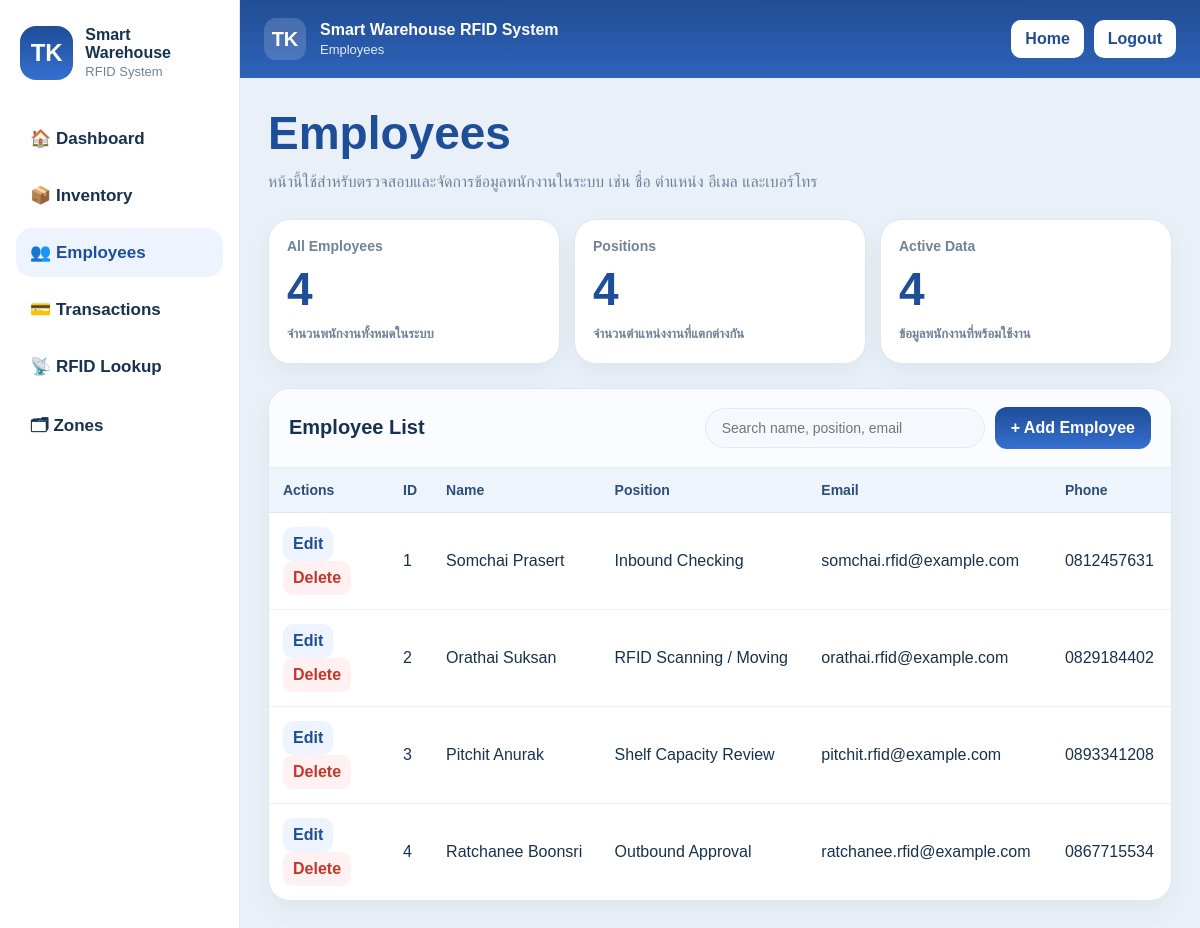
The page /smarthouse-rfid/employees.php (signed in) on the database its author committed.
### tables this page shows
CREATE TABLE `employees` (
  `employee_id` int(11) NOT NULL,
  `full_name` varchar(255) NOT NULL,
  `position_name` varchar(255) DEFAULT NULL,
  `phone` varchar(20) DEFAULT NULL,
  `email` varchar(255) DEFAULT NULL
);

### smarthouse-rfid/employees.php (the view, shortened to what this page needs)
<?php
require_once __DIR__ . '/config/db.php';
$sql = "
SELECT employee_id, full_name, position_name, email, phone
FROM employees
ORDER BY employee_id ASC
";
$employees = $pdo->query($sql)->fetchAll();
$totalEmployees = count($employees);
$positions = [];
foreach ($employees as $e) {
    if (!empty($e['position_name'])) $positions[$e['position_name']] = true;
}
require __DIR__ . '/includes/layout.php';
require __DIR__ . '/includes/header.php';
?>
<h1 class="page-title">Employees</h1>
<div class="page-sub">
  หน้านี้ใช้สำหรับตรวจสอบและจัดการข้อมูลพนักงานในระบบ เช่น ชื่อ ตำแหน่ง อีเมล และเบอร์โทร
</div>
<div class="summary-grid" style="grid-template-columns:repeat(3,minmax(0,1fr));">
  <div class="card summary-card">
    <div class="label">All Employees</div>
    <div class="value"><?php echo $totalEmployees; ?></div>
    <div class="note">จำนวนพนักงานทั้งหมดในระบบ</div>
  </div>
  <div class="card summary-card">
    <div class="label">Positions</div>
    <div class="value"><?php echo count($positions); ?></div>
    <div class="note">จำนวนตำแหน่งงานที่แตกต่างกัน</div>
  </div>
  <div class="card summary-card">
    <div class="label">Active Data</div>
    <div class="value"><?php echo $totalEmployees; ?></div>
    <div class="note">ข้อมูลพนักงานที่พร้อมใช้งาน</div>
  </div>
</div>
<div class="card" style="overflow:hidden;">
  <div style="padding:18px 20px;border-bottom:1px solid #e8eef5;background:#fbfcff;display:flex;justify-content:space-between;align-items:center;gap:16px;flex-wrap:wrap;">
    <h3 style="margin:0;font-size:20px;color:#17324f;">Employee List</h3>
    <div style="display:flex;gap:10px;flex-wrap:wrap;align-items:center;">
      <div class="search-box">
        <input id="searchInput" placeholder="Search name, position, email">
      </div>
      <a href="employees_add.php" class="btn-primary">+ Add Employee</a>
    </div>
  </div>
  <div class="table-wrap">
    <table id="employeeTable">
      <thead>
        <tr>
          <th style="width:120px;">Actions</th>
          <th>ID</th>
          <th>Name</th>
          <th>Position</th>
          <th>Email</th>
          <th>Phone</th>
        </tr>
      </thead>
      <tbody>
        <?php foreach ($employees as $row): ?>
          <tr>
            <td>
              <a href="employees_edit.php?id=<?php echo (int)$row['employee_id']; ?>" style="display:inline-block;padding:8px 10px;border-radius:10px;background:#eef4ff;color:#1f4e98;font-weight:700;margin-right:6px;">Edit</a>
              <a href="employees_delete.php?id=<?php echo (int)$row['employee_id']; ?>" onclick="return confirm('ยืนยันการลบพนักงานนี้?')" style="display:inline-block;padding:8px 10px;border-radius:10px;background:#fff1f1;color:#c0392b;font-weight:700;">Delete</a>
            </td>
            <td><?php echo (int)$row['employee_id']; ?></td>
            <td><?php echo htmlspecialchars($row['full_name']); ?></td>
            <td><?php echo htmlspecialchars($row['position_name'] ?: '-'); ?></td>
            <td><?php echo htmlspecialchars($row['email'] ?: '-'); ?></td>
            <td><?php echo htmlspecialchars($row['phone'] ?: '-'); ?></td>
          </tr>
        <?php endforeach; ?>
      </tbody>
    </table>
  </div>
</div>
<?php require __DIR__ . '/includes/footer.php'; ?>

### smarthouse-rfid/includes/layout.php (style rules this page uses)
* { box-sizing: border-box; }
body { margin: 0; font-family: Arial, Helvetica, sans-serif; background: #eaf0f7; color: #17324f; }
a { text-decoration: none; }
.page-title { font-size: 46px; color: #1f4e98; margin: 0 0 8px; font-weight: 800; }
.page-sub { color: #6f839b; line-height: 1.8; margin-bottom: 22px; }
.card { background: #fff; border: 1px solid #dfe7f1; border-radius: 22px; box-shadow: 0 10px 24px rgba(25,52,77,.05); }
.summary-grid { display: grid; grid-template-columns: repeat(4, minmax(0,1fr)); gap: 14px; margin-bottom: 24px; }
.summary-card { padding: 18px; }
.label { font-size: 14px; color: #6f839b; font-weight: 700; }
.value { font-size: 46px; color: #1f4e98; font-weight: 800; margin-top: 8px; }
.note { margin-top: 8px; font-size: 13px; color: #6f839b; font-weight: 700; line-height: 1.6; }
.table-wrap { overflow: auto; }
table { width: 100%; border-collapse: collapse; min-width: 900px; }
th { text-align: left; background: #eef4fb; color: #2b4e7c; font-size: 14px; font-weight: 800; padding: 14px; border-bottom: 1px solid #dfe7f1; }
td { padding: 14px; border-bottom: 1px solid #edf2f7; vertical-align: middle; }
tr:last-child td { border-bottom: 0; }
.btn-primary { display: inline-block; background: linear-gradient(180deg, #1f4e98, #356fd0); color: #fff; padding: 12px 16px; border-radius: 12px; font-weight: 700; border: 0; }
.search-box { background: #f5f8fc; border: 1px solid #e1e9f3; border-radius: 999px; padding: 10px 14px; min-width: 280px; }
.search-box input { width: 100%; border: 0; outline: 0; background: transparent; font-size: 14px; color: #17324f; }

### rows shown on the page
employees: employee_id "1", full_name "Somchai Prasert", position_name "Inbound Checking", email "somchai.rfid@example.com", phone "0812457631"
employees: employee_id "2", full_name "Orathai Suksan", position_name "RFID Scanning / Moving", email "orathai.rfid@example.com", phone "0829184402"
employees: employee_id "3", full_name "Pitchit Anurak", position_name "Shelf Capacity Review", email "pitchit.rfid@example.com", phone "0893341208"
employees: employee_id "4", full_name "Ratchanee Boonsri", position_name "Outbound Approval", email "ratchanee.rfid@example.com", phone "0867715534"

### other values the page prints
$pageTitle "Employees"
$totalEmployees "4"
count($positions) "4"
